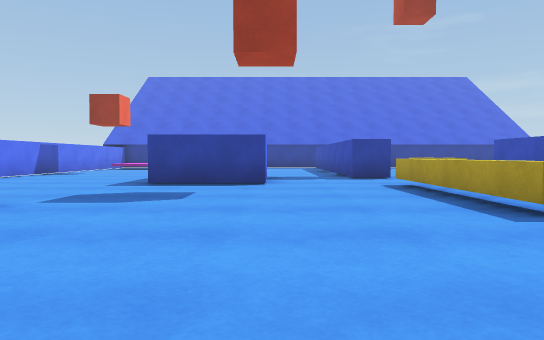
View 1 (above)

18 first-person views from a walk through a 3-D level made in the Unity game engine. The camera is 0.58 m above the floor, tilts 2° down and sees 70° across. The floor is counted in squares, 1 m on a side. Each view is taken from the middle of a square. On the plan, view 1 faces up. The plan holds only what a view shows up to about 10 squares ahead; the rest is blank. The place goes on beyond the plan. The player is left out.

View 2
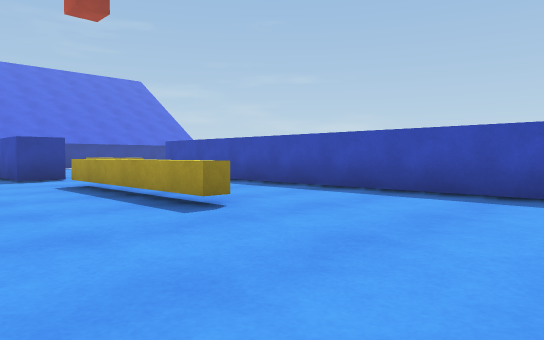

View 3
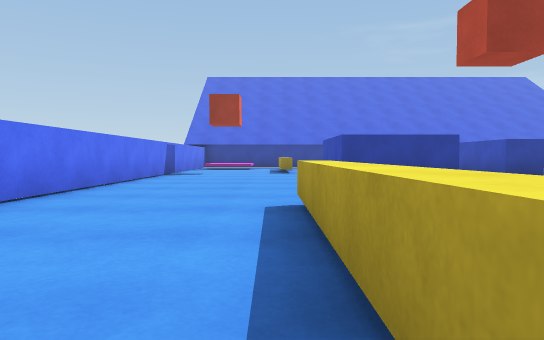

View 4
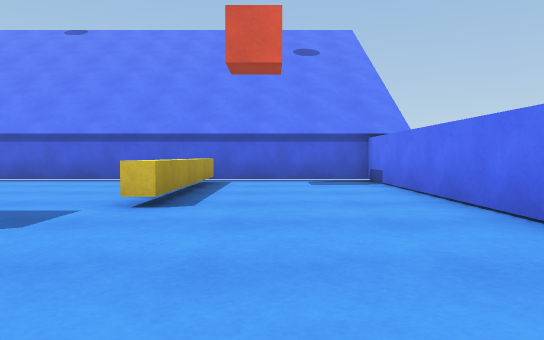

View 5
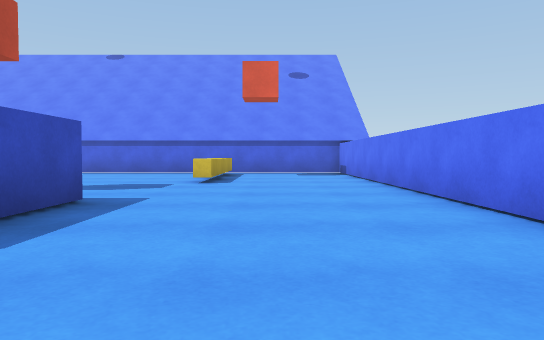

View 6
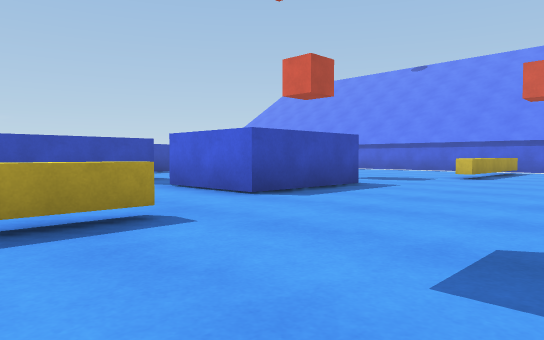

View 7
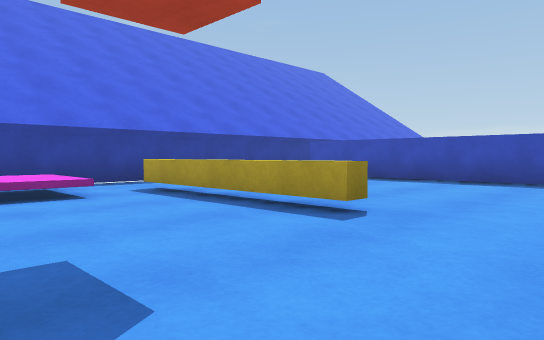

View 8
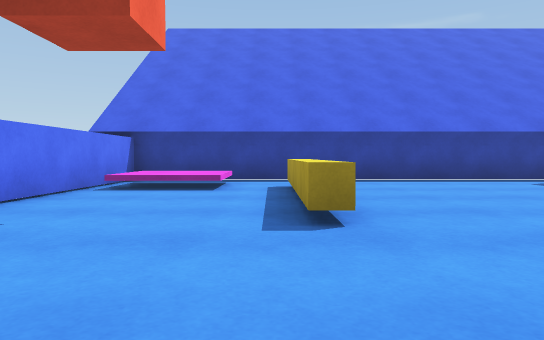

View 9
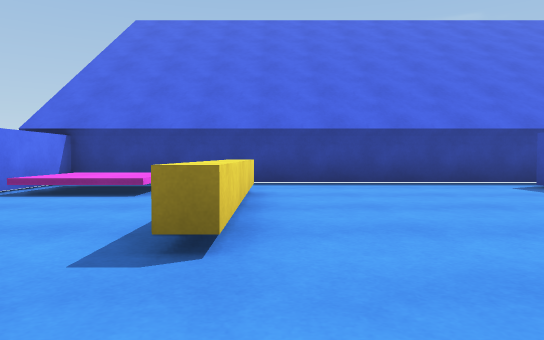

View 10
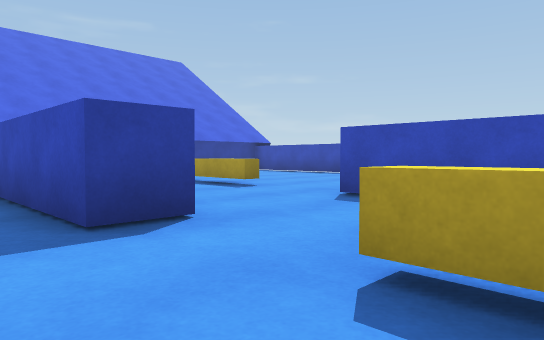

View 11
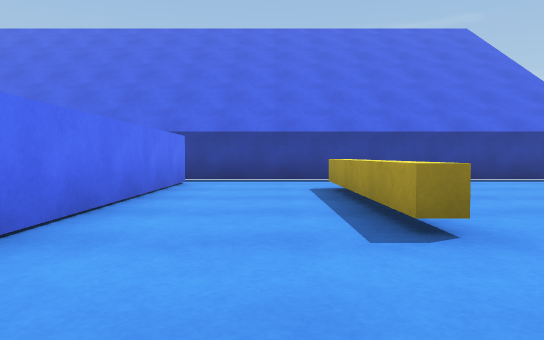

View 12
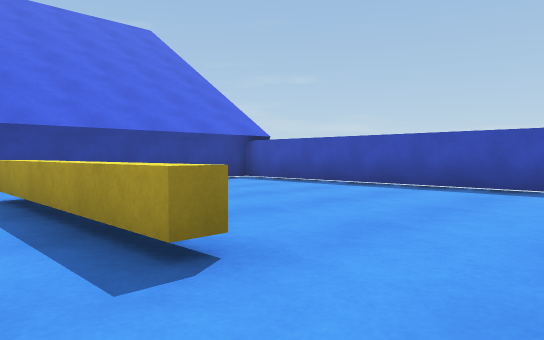

View 13
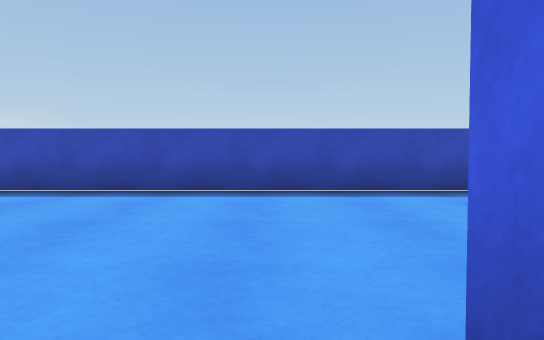

View 14
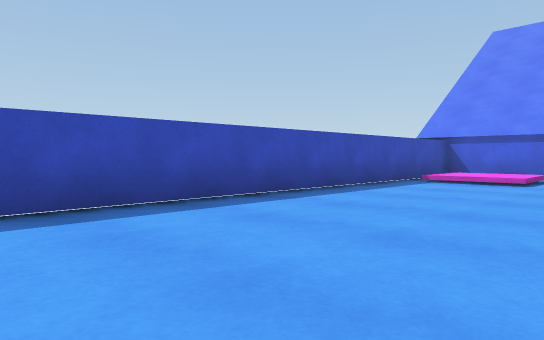

View 15
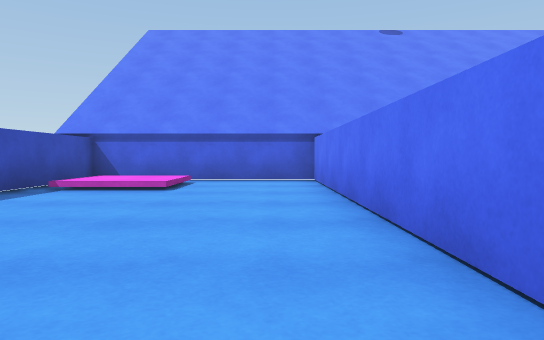

View 16
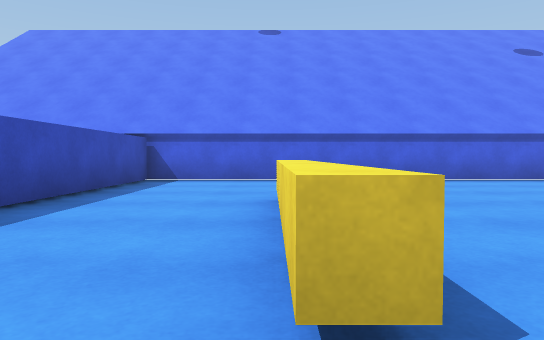

View 17
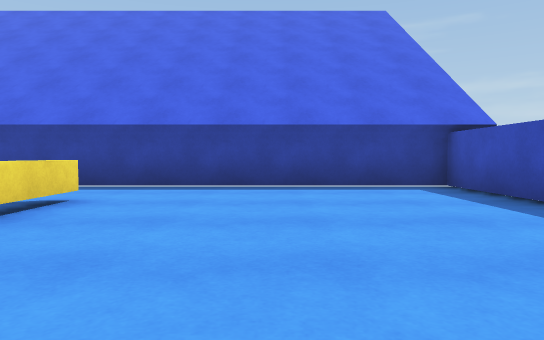

View 18
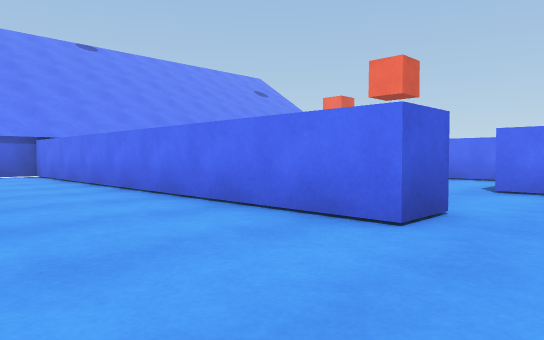

### Floor plan
Key: @ floor where view 1 was taken; # wall or solid block; . main floor; : floor 0.15 m higher than the main floor; / step, stairs or slope; ^ raised ledge.
Columns run from 8 left of view 1 to 13 right of it. Each row starts with its distance up from view 1.
 20 ######################
 19 #....................#
 18  ^^^......##.........#
 17  ^^^^.....##..^......#
 16 #...^.....##..^......#
 15 #...^.....##..^......#
 14  ...^.....##..^......#
 13  .........##..^......#
 12  .........##.........#
 11  .....###.##.........#
 10 #.....# #.....##.....#
  9 #.....###.....##.....#
  8 #.....###.....##.....#
  7 #..........^..##.....#
  6 #..........^..##.....#
  5 #..........^..##.....#
  4 #...^......^..##.....#
  3 #...^.........##.....#
  2 #...^.........##../:/#
  1 #...^.........##../:/#
  0 #.......@.....##.....#
 -1 ######################

Where each view was taken, in squares from view 1:
view 1: 0 up, 0 right, facing up
view 2: 0 up, 0 right, facing up-right
view 3: 0 up, 4 left, facing up
view 4: 9 up, 5 left, facing down
view 5: 13 up, 5 left, facing down
view 6: 15 up, 7 left, facing down-right
view 7: 11 up, 7 left, facing up-right
view 8: 10 up, 4 left, facing up
view 9: 11 up, 3 left, facing up
view 10: 7 up, 1 right, facing up-right
view 11: 10 up, 5 right, facing up
view 12: 11 up, 5 right, facing up-right
view 13: 11 up, 6 right, facing right
view 14: 11 up, 8 right, facing down-right
view 15: 9 up, 8 right, facing down
view 16: 9 up, 3 right, facing down
view 17: 12 up, 9 right, facing up
view 18: 12 up, 10 right, facing down-left
